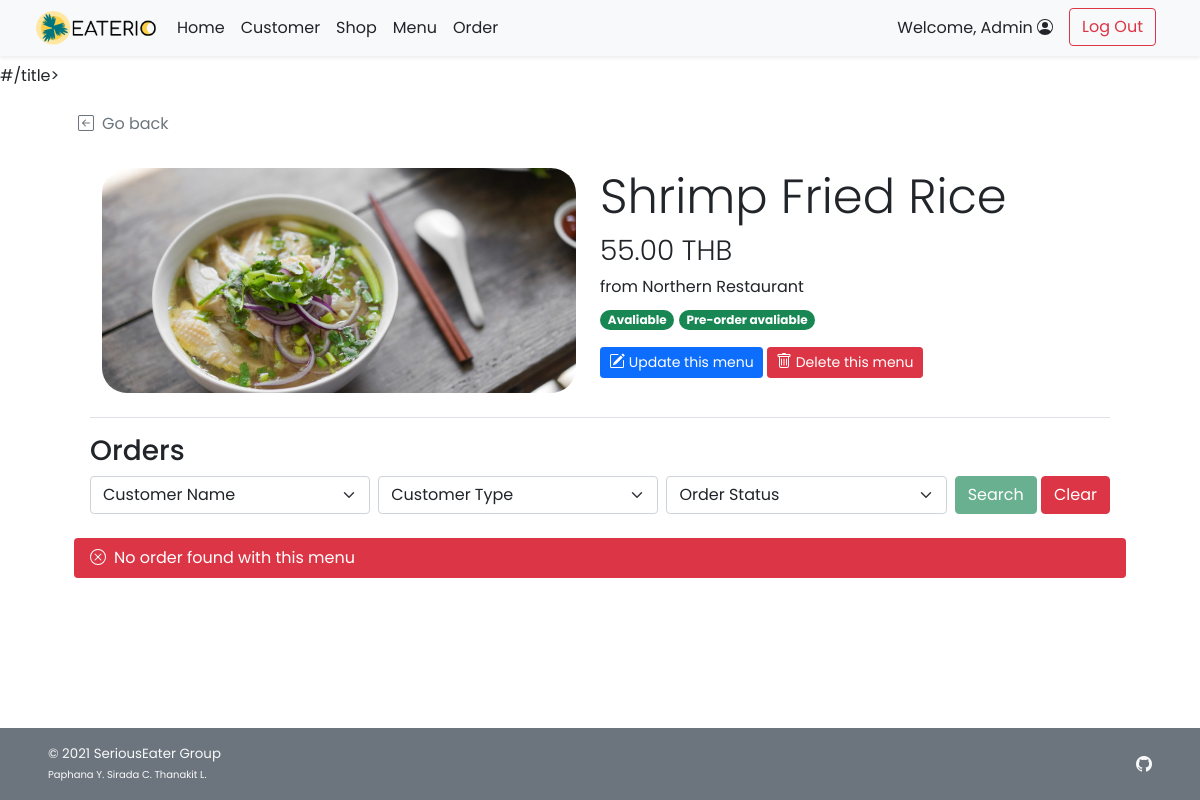
The page /admin/admin_food_detail.php?f_id=2 (signed in) on the database as committed earlier.
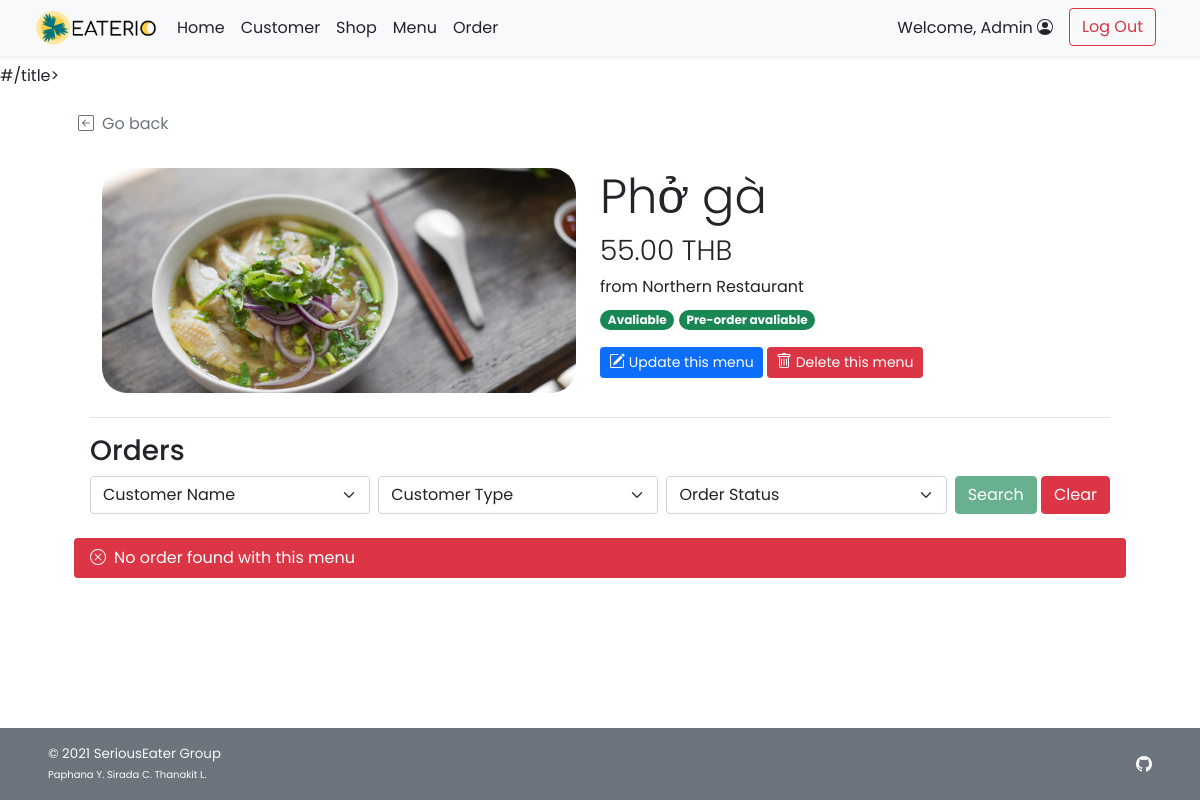
The same page on the database as committed later.
### tables this page shows
CREATE TABLE `food` (
  `f_id` int(11) NOT NULL,
  `s_id` int(11) NOT NULL,
  `f_name` varchar(100) NOT NULL,
  `f_price` decimal(6,2) NOT NULL,
  `f_todayavail` tinyint(4) NOT NULL DEFAULT 1 COMMENT 'Food is available to order or not',
  `f_preorderavail` tinyint(4) NOT NULL DEFAULT 1,
  `f_pic` text DEFAULT NULL
);

CREATE TABLE `shop` (
  `s_id` int(11) NOT NULL,
  `s_username` varchar(45) NOT NULL,
  `s_pwd` varchar(45) NOT NULL,
  `s_name` varchar(100) NOT NULL,
  `s_location` varchar(100) NOT NULL,
  `s_openhour` time NOT NULL,
  `s_closehour` time NOT NULL,
  `s_status` tinyint(4) NOT NULL DEFAULT 1 COMMENT 'Shop ready for taking an order or not (True for open, False for close)',
  `s_preorderStatus` tinyint(4) NOT NULL DEFAULT 1 COMMENT 'Shop is ready for tomorrow pre-order or not',
  `s_email` varchar(100) NOT NULL,
  `s_phoneno` varchar(45) NOT NULL,
  `s_pic` text DEFAULT NULL
);

### admin/admin_food_detail.php (the view, shortened to what the changed rows need)
<!DOCTYPE html>
<html lang="en">
<head>
    <?php
        include("../conn_db.php");
        include('../head.php');
    ?>
    <link href="../css/main.css" rel="stylesheet">
    <link href="../css/menu.css" rel="stylesheet">
</head>
<body class="d-flex flex-column h-100">
    <?php
        $f_id = $_GET["f_id"];
        $query = "SELECT s.s_id,s.s_name,f.f_name,f.f_price,f.f_todayavail,f.f_preorderavail,f.f_pic
        FROM food f INNER JOIN shop s ON f.s_id = s.s_id WHERE f.f_id = $f_id LIMIT 0,1;";
        $result = $mysqli -> query($query);
        $food_row = $result -> fetch_array();
    ?>
    <div class="container px-5 py-4" id="shop-body">
        <div class="container row row-cols-6 row-cols-md-12 g-5 pt-4 mb-4" id="shop-header">
            <div class="rounded-25 col-6" id="shop-img" style="
                    background: url(
                        <?php
                            if(is_null($food_row["f_pic"])){echo "'../img/default.png'";}
                            else{echo "'../img/{$food_row['f_pic']}'";}
                        ?>
                    ) center; height: 225px;
                    background-size: cover; background-repeat: no-repeat;
                    background-position: center;">
            </div>
            <div class="col-6">
                <h1 class="display-5 strong"><?php echo $food_row["f_name"];?></h1>
                <h3 class="fw-light"><?php echo $food_row["f_price"]?> THB</h3>
                <ul class="list-unstyled">
                    <li class=""><?php echo "from ".$food_row["s_name"];?></li>
                    <li class="my-2">
                        <?php
                            if($food_row["f_todayavail"]==1){
                        ?>
                        <span class="badge rounded-pill bg-success">Avaliable</span>
                        <?php }else{ ?>
                        <span class="badge rounded-pill bg-danger">Unavaliable</span>
                        <?php }
                            if($food_row["f_preorderavail"]==1){
                        ?>
                        <span class="badge rounded-pill bg-success">Pre-order avaliable</span>
                        <?php }else{ ?>
                        <span class="badge rounded-pill bg-danger">Pre-order Unavaliable</span>
                        <?php } ?>
                    </li>
                </ul>
        <a class="btn btn-sm btn-primary mt-2 mt-md-0" href="admin_food_edit.php?s_id=<?php echo $food_row["s_id"]?>&f_id=<?php echo $f_id?>">
            Update this menu
        </a>
        <a class="btn btn-sm btn-danger mt-2 mt-md-0" href="admin_food_delete.php?f_id=<?php echo $f_id?>">
            Delete this menu
        </a>
            </div>
        </div>
    </div>
</body>
</html>

Rows that differ between the two databases and show on the page:
changed food "Northern Restaurant": f_name "Shrimp Fried Rice" → "Phở gà"
